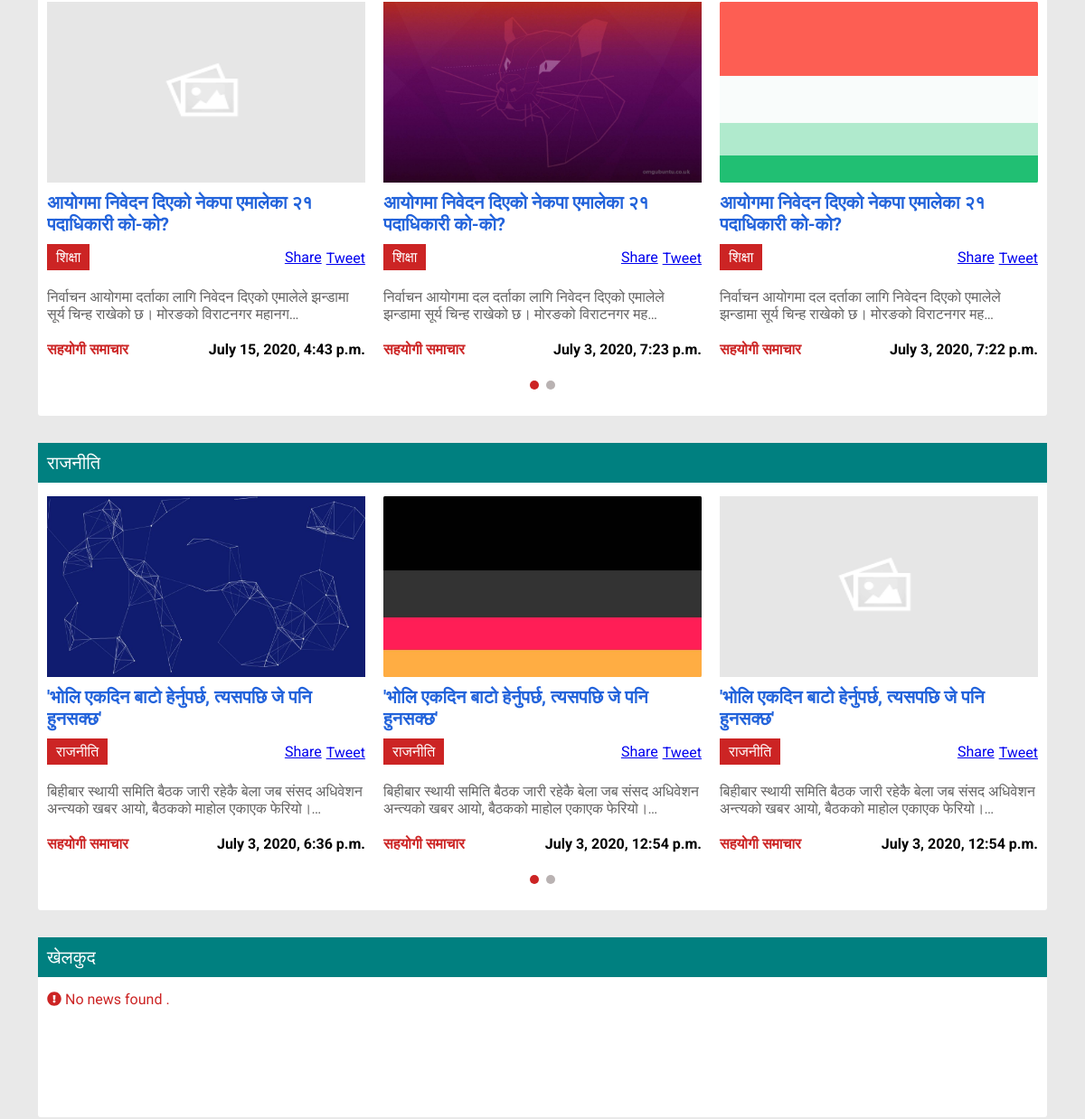
Before: / (middle part) with the older database file.
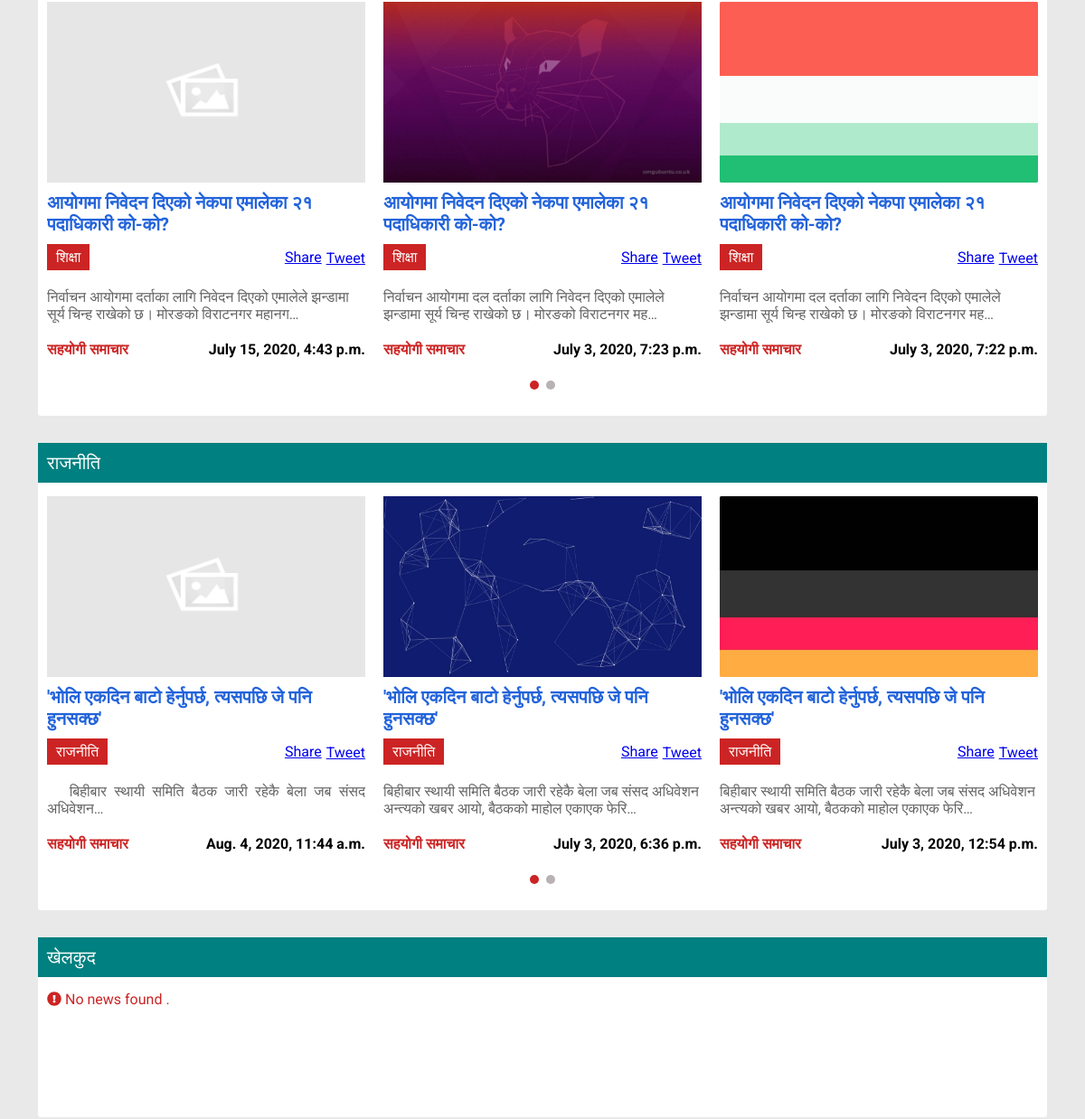
After: the same page with the newer database file.
### news/models.py (models this page shows, shortened)
class NewsType(models.Model):
    title = models.CharField(
        max_length=100, default='समाचार को प्रकार', verbose_name='समाचार को प्रकार')
    title_eng = models.CharField(
        max_length=100, default="Type Of News ", verbose_name='Type Of News')
    def __unicode__(self):
        return u'%s' % self.title

class News(models.Model):
    news_type = models.ForeignKey(
        NewsType, on_delete=models.CASCADE, related_name='news')
    title = models.CharField(
        max_length=250, verbose_name='शिर्षक', default="शिर्षक भेटिएन")
    title_eng = models.CharField(
        max_length=250, null=True, verbose_name='Title', default="No Title")
    description = RichTextField(
        verbose_name='विवरण', default="विवरण भेटिएन")
    description_eng = RichTextField(
        null=True, verbose_name='Description', default="No description")
    display_picture = models.ImageField(default='image_placeholder.png', null=True, blank=True)
    editor = models.CharField(
        max_length=100, default='सौम्य समाचार', verbose_name='सम्पादक')
    editor_eng = models.CharField(
        max_length=100, default="Saumya News", verbose_name='Editor')
    pub_date = models.DateTimeField(default=datetime.datetime.now())
    class Meta:
        verbose_name_plural = ("All Newses")

### news/views.py (the view)
# urls.py: path('', homepage, name='homepage'),
def homepage(request):
    news_types = NewsType.objects.all()
    websiteInfo = ""
    developersInfo = ""
    if  DevelopersInfo.objects.all().exists():
        developersInfo = DevelopersInfo.objects.all()[0]
    if WebsiteInfo.objects.all().exists():
        websiteInfo = WebsiteInfo.objects.all()[0]
    news_types_with_news = {}
    for items in NewsType.objects.all():
        news_types_with_news[items] = items.news.all().order_by(
            '-pub_date')[:5]
    return render(request, 'visitor/home.html', {
        'news_types': news_types,
        'news_types_with_news': news_types_with_news,
        'page_type': 'Homepage', 'WebsiteInfo': WebsiteInfo,
        'website_info': websiteInfo,
        'developers_info':developersInfo,
        })

### templates/visitor/home.html (shortened to what this page needs)
<!DOCTYPE html>
<html lang=" en" prefix="og: http://ogp.me/ns#">
<head>
    {% load static %}
    <link rel="stylesheet" href="{% static 'css/home_header.css' %}">
    {% block main_css %}
    <link rel="stylesheet" href="{% static 'css/home_main.css' %}">
    {% endblock %}
    {% block owlcss%}
    <link rel="stylesheet" href="{% static 'js/OwlCarousel2-2.3.4/dist/assets/owl.carousel.min.css'%}">
    <link rel="stylesheet" href="{% static 'js/OwlCarousel2-2.3.4/dist/assets/owl.theme.default.min.css'%}">
    {% endblock owlcss%}
</head>
<body>
    <div class="root nepali">
        <div class="main">
            {% block main %}
            {% for news_type , values in news_types_with_news.items %}
            <div class="news-container {{news_type}}">
                <div class="news-type-bx">
                    <a href="{% url 'news' newstype=news_type.title_eng %}"> {{news_type}}</a>
                </div>
                <div class="news-bx owl-carousel owl-theme">
                    {% for news in values %}
                    <div class="news">
                        {% if news.display_picture %}
                        <a href="{% url 'news_detail' news.news_type.title_eng news.id %}">
                            <img src="{{news.display_picture.url}}" alt="" class="news-dspy-pic">
                        </a>
                        {% else %}
                        <a href="{% url 'news_detail' news.news_type.title_eng news.id %}">
                            <img src="{% static 'images/image_placeholder.png'%}" alt="" class="news-dspy-pic">
                        </a>
                        {% endif %}
                        <h2 class="news-hdng"><a
                                href="{% url 'news_detail' news.news_type.title_eng news.id %}">{{news.title}}</a></h2>
                        <div class="news-type-share-btns">
                            <div class="news-type">{{news.news_type}}</div>
                            <div class="share-btns">
                                <div class="fb-share-button"
                                    data-href="{{request.scheme}}://{{request.get_host}}{% url 'news_detail' news.news_type.title_eng news.id %}"
                                    data-layout="button_count" data-size="small">
                                    <a target="_blank"
                                        href="https://www.facebook.com/sharer/sharer.php?u=https%3A%2F%2Fdevelopers.facebook.com%2Fdocs%2Fplugins%2F&amp;src=sdkpreparse"
                                        class="fb-xfbml-parse-ignore">Share</a>
                                </div>
                                <div class="twitter-share-btn" style="margin-top: 4px;">
                                    <a href="https://twitter.com/share?ref_src=twsrc%5Etfw" class="twitter-share-button"
                                        data-url="{{request.scheme}}://{{request.get_host}}{% url 'news_detail' news.news_type.title_eng news.id %}"
                                        data-show-count="true" data-size="small">Tweet</a>
                                </div>
                            </div>
                        </div>
                        <div class="news-bdy">{{news.description|truncatechars:100|safe}}</div>
                        <p class="editor-date"><span class="news-editor">{{news.editor}}</span><span
                                class="news-pub-date">{{news.pub_date}}</span></p>
                    </div>
                    {% empty %}
                    <div class="empty">
                        <i class="fas fa-exclamation-circle"></i>
                        <span class="no-news-msg">No news found .</span>
                    </div>
                    {% endfor %}
                </div>
            </div>
            {% empty %}
            <div class="news-container">
                <h1> <i class="fas fa-exclamation-circle"></i> No News found </h1>
            </div>
            {% endfor%}
            {% endblock main%}
        </div>
    </div>
</body>
</html>

### assets/css/home_header.css (style rules this page uses)
* { box-sizing: border-box; padding: 0; scrollbar-width: thin; margin: 0; }
:root, html { height: 100%; width: 100%; }
body { width: 100%; overflow-x: hidden; display: flex; justify-content: center; color: black; background: rgb(233, 233, 233); }
.root { width: 98%; height: 100%; overflow-x: hidden; }
.nepali { font-family: 'Roboto', sans-serif; }
@media only screen and (min-width: 992px) { .root { width: 93%; } }

### assets/css/home_main.css (style rules this page uses)
.main { width: 100%; display: flex; flex-direction: column; justify-content: center; }
.news-container { margin: 30px 0 0 0; background: white; border-radius: 3px; }
.news-type-bx { background: teal; color: white; font-size: 20px; margin-bottom: 5px; transition: all 0.2s ease; }
.news-type-bx a { color: white; text-decoration: none; display: block; width: 100%; padding: 10px; }
.news-bx { padding: 10px; min-height: 150px; }
.news { height: 100%; }
.news .news-dspy-pic { height: 200px; width: auto; }
.news .news-hdng { font-size: 20px; margin: 10px 0; }
.news .news-hdng a { text-decoration: none; color: rgb(34, 99, 219); transition: all 0.2s ease-out; }
.news .news-type-share-btns { display: flex; flex-direction: row; justify-content: space-between; }
.news .news-type-share-btns div { width: auto; }
.share-btns { width: auto; text-align: right; display: flex; flex-direction: row; justify-content: flex-end; align-items: center; }
.share-btns div { width: auto; margin: 2px 0 2px 5px; padding: 0; }
.news .news-type { background: #cc2424; color: white; padding: 5px 10px; }
.news .news-bdy { color: rgb(100, 99, 99); margin: 20px 0; }
.news .editor-date { display: block; }
.news .editor-date .news-editor { float: left; font-weight: bold; color: #cc2424; }
.news .editor-date .news-pub-date { float: right; font-weight: bold; }
.news-bx .empty { color: #cc2424; }
@media only screen and (min-width:500px) { .news .news-dspy-pic { height: 250px; } }
@media only screen and (min-width:690px) { .news .news-dspy-pic { height: 200px; } }

Changed rows visible on the page:
changed News: description "बिहीबार स्थायी समिति बैठक जारी रहेकै बेला जब संसद अधिवेशन अन्त्यको खबर आयो, बैठकको माहोल एकाएक फेरियो।…" → "बिहीबार स्थायी समिति बैठक जारी रहेकै बेला जब संसद अधिवेशन…"; pub_date "July 3, 2020, 12:54 p.m." → "Aug. 4, 2020, 11:44 a.m."; moves up the list
changed News "July 3, 2020, 6:36 p.m.": description "बिहीबार स्थायी समिति बैठक जारी रहेकै बेला जब संसद अधिवेशन अन्त्यको खबर आयो, बैठकको माहोल एकाएक फेरियो।…" → "बिहीबार स्थायी समिति बैठक जारी रहेकै बेला जब संसद अधिवेशन अन्त्यको खबर आयो, बैठकको माहोल एकाएक फेरि…"
changed News "July 3, 2020, 12:54 p.m.": description "बिहीबार स्थायी समिति बैठक जारी रहेकै बेला जब संसद अधिवेशन अन्त्यको खबर आयो, बैठकको माहोल एकाएक फेरियो।…" → "बिहीबार स्थायी समिति बैठक जारी रहेकै बेला जब संसद अधिवेशन अन्त्यको खबर आयो, बैठकको माहोल एकाएक फेरि…"
